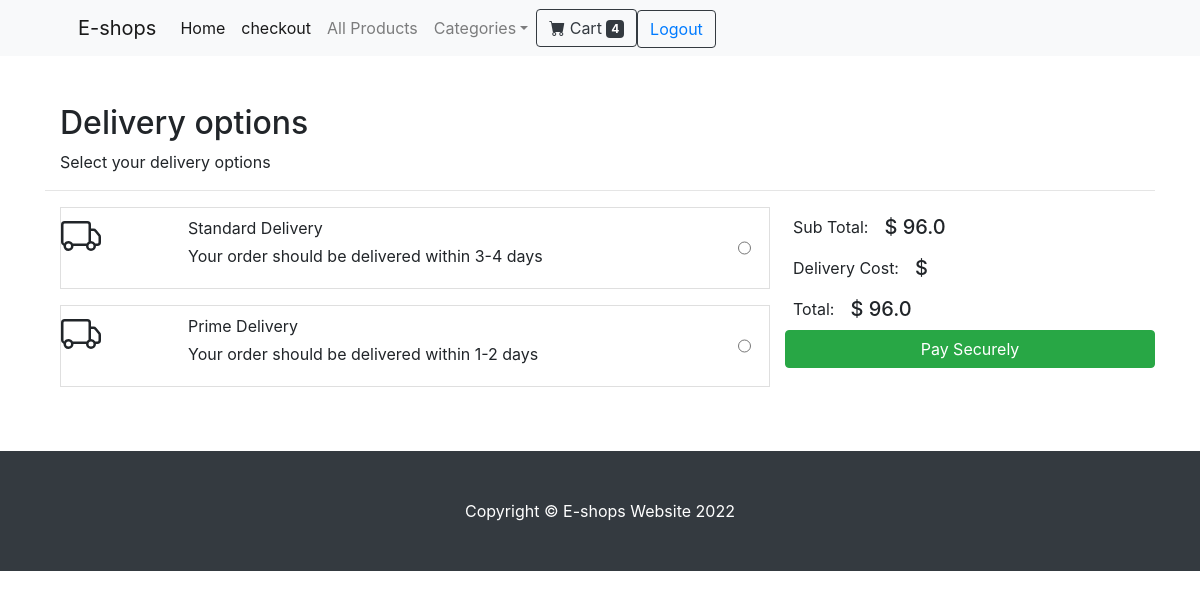
Page /check/deliverychoices/ (signed in) on the committed database.
### customuser/models.py (models this page shows, shortened)
class User(AbstractBaseUser):
    objects = UserManager()
    email = models.EmailField(
        verbose_name='email address',
        max_length=255,
        unique=True,
    )
    is_active = models.BooleanField(default=True)
    staff = models.BooleanField(default=False) # a admin user; non super-user
    admin = models.BooleanField(default=False) # a superuser
    groups = models.ManyToManyField(Group, blank=True)
    user_permissions = models.ManyToManyField(Permission, blank=True)
    phone = models.CharField(max_length=20, blank=True)
    firstname = models.CharField(max_length=20)
    lastname = models.CharField(max_length=20)
    USERNAME_FIELD = 'email'
    REQUIRED_FIELDS = [] # Email & Password sont requis par défaut.

### shop/models.py (models this page shows, shortened)
class Cart(models.Model):
    user = models.OneToOneField(AUTH_USER_MODEL, on_delete=models.CASCADE)
    articles = models.ManyToManyField(Article)
    total = models.FloatField(blank=True, null=True)
    qte = models.PositiveIntegerField(blank=True, null=True)

### checkout/models.py (models this page shows, shortened)
class DeliveryOptions(models.Model):
    DELIVERY_CHOICES = [
        ("IS", "In Store"),
        ("HD", "Home Delivery"),
        ("DD", "Digital Delivery"),
    ]
    delivery_name = models.CharField(
        verbose_name=_("delivery_name"),
        help_text=_("Required"),
        max_length=255,
    )
    delivery_price = models.DecimalField(
        verbose_name=_("delivery price"),
        help_text=_("Maximum 999.99"),
        error_messages={
            "name": {
                "max_length": _("The price must be between 0 and 999.99."),
            },
        },
        max_digits=5,
        decimal_places=2,
    )
    delivery_method = models.CharField(
        choices=DELIVERY_CHOICES,
        verbose_name=_("delivery_method"),
        help_text=_("Required"),
        max_length=255,
    )
    delivery_timeframe = models.CharField(
        verbose_name=_("delivery timeframe"),
        help_text=_("Required"),
        max_length=255,
    )
    delivery_window = models.CharField(
        verbose_name=_("delivery window"),
        help_text=_("Required"),
        max_length=255,
    )
    order = models.IntegerField(verbose_name=_("list order"), help_text=_("Required"), default=0)
    is_active = models.BooleanField(default=True)
    class Meta:
        verbose_name = _("Delivery Option")
        verbose_name_plural = _("Delivery Options")

### checkout/views.py (the view)
# urls.py: path('deliverychoices/', views.deliverychoices, name='deliverychoices'),
@login_required
def deliverychoices(request):
    deliveryoptions = DeliveryOptions.objects.filter(is_active=True)
    cart = Cart.objects.filter(user=request.user)
    cart = cart[0]
    return render(request, 'checkout/delivery_choices.html', {'deliveryoptions':deliveryoptions, 'cart':cart})

### checkout/templates/checkout/delivery_choices.html (shortened to what this page needs)
{% extends 'base.html' %}
{% block content %}
<div class="container">
    <div class="col-12">
        <h2>Delivery options</h2>
    </div>
    <div class="col-12">
        <p>Select your delivery options</p>
    </div>
    <hr />
    <div class="container">
          <div class="row g-3">
            {% if deliveryoptions|length == 0 %}
            <div class="col-12">There are no delivery options <a href="{% url 'shop:index' %}">Shop</a></div>
            {% else %}
            <div class="col-md-4 col-lg-4 order-md-last p-0 order-3">
              <div class="d-flex bd-highlight ms-0">
                <div class="p-2 flex-grow-1 bd-highlight">Sub Total:</div>
                <div class="p-2 bd-highlight"><span class="fw-bold h5">$ </span><span id="sub_total"
                    class="fw-bold h5">{{ cart.total }}</span></div>
              </div>
              <div class="d-flex bd-highlight">
                <div class="p-2 flex-grow-1 bd-highlight">Delivery Cost:</div>
                <div class="p-2 bd-highlight"><span class="fw-bold h5">$ </span></div>
              </div>
              <div class="d-flex bd-highlight">
                <div class="p-2 flex-grow-1 bd-highlight">Total:</div>
                <div class="p-2 bd-highlight"><span class="fw-bold h5">$ </span><span id="total"
                    class="fw-bold h5">{{ cart.total }}</span></div>
              </div>
              <a role="button" href="{% url "check:delivery_address" %}" class="btn btn-success fw-bold w-100"
                type="button">Pay Securely</a>
            </div>
            <div class="col-md-7 col-lg-8">
              {% for option in deliveryoptions %}
              <div class="card mb-3 border-1 rounded-0 product-item me-md-4" data-index="{{option.id}}">
                <div class="row g-0">
                  <div class="col-md-2 ps-3 ps-md-4">
                  </div>
                  <div class="col-md-9 ps-md-1">
                    <div class="card-body p-1">
                      <p class="card-text ps-2 mb-1 pt-1 fw-bold">{{option.delivery_name}}</p>
                      <p class="card-text ps-2 pb-3">Your order should be delivered within {{option.delivery_timeframe}}</p>
                    </div>
                  </div>
                  <div class="col-md-1 ps-md-1">
                    <input class="align-middle h-100" type="radio" name="deliveryOption" id="{{option.id}}"
                      value="{{option.id}}">
                  </div>
                </div>
              </div>
              {% endfor %}
            </div>
            {% endif %}
          </div>
        </div>
{% endblock content %}

### templates/base.html (shortened to what this page needs)
<!DOCTYPE html>
{% load static %}
<html lang="en">
    <head>
        <link href="https://cdn.jsdelivr.net/npm/bootstrap-icons@1.5.0/font/bootstrap-icons.css" rel="stylesheet" />
        <link rel="stylesheet" href="https://maxcdn.bootstrapcdn.com/bootstrap/4.0.0/css/bootstrap.min.css">
    </head>
    <body>
        <nav class="navbar navbar-expand-lg navbar-light bg-light">
            <div class="container px-4 px-lg-5">
                <a class="navbar-brand" href="#!">E-shops</a>
                <div class="collapse navbar-collapse" id="navbarSupportedContent">
                    <ul class="navbar-nav me-auto mb-2 mb-lg-0 ms-lg-4">
                        <li class="nav-item"><a class="nav-link active" aria-current="page" href="{% url 'shop:index' %}">Home</a></li>
                        <li class="nav-item"><a class="nav-link active" aria-current="page" href="{% url 'shop:checkout' %}">checkout</a></li>
                        <li class="nav-item"><a class="nav-link" href="{% url 'shop:index' %}">All Products</a></li>
                        <li class="nav-item dropdown">
                            <a class="nav-link dropdown-toggle" id="navbarDropdown" href="#" role="button" data-bs-toggle="dropdown" aria-expanded="false">Categories</a>
                        </li>
                    </ul>
                      {% if user.cart %}
                        <button type="button" class="btn btn-outline-dark" data-html="true" data-bs-container="body" data-bs-toggle="popover" data-bs-placement="bottom" data-bs-content="Cart list" id="cart-popo">
                            {% if user.is_authenticated %}
                            <i class="bi-cart-fill me-1"></i>
                                Cart
                            <span class="badge bg-dark text-white ms-1 rounded-pill" id="cart">{{ user.cart.articles.count }}</span>
                          </button>
                        {% endif %}
                            <button type="button" class="btn btn-outline-dark mt-auto"  ><a href="{% url 'log:login' %}">Logout</a></button>
                        {% else %}
                            <button type="button" class="btn btn-outline-dark mt-auto" ><a href="{% url 'log:login' %}">Connection</a></button>
                        {% endif %}
                </div>
            </div>
        </nav>
        <section class="py-5">
{% block content %}
{% endblock content %}
</section>
        <footer class="py-5 bg-dark">
            <div class="container"><p class="m-0 text-center text-white">Copyright &copy; E-shops Website 2022</p></div>
        </footer>
    </body>
</html>

### rows in the picture
User: cart.articles.count "4"
Cart: total "96.0"
DeliveryOptions: delivery_name "Standard Delivery", delivery_timeframe "3-4 days"
DeliveryOptions: delivery_name "Prime Delivery", delivery_timeframe "1-2 days"
